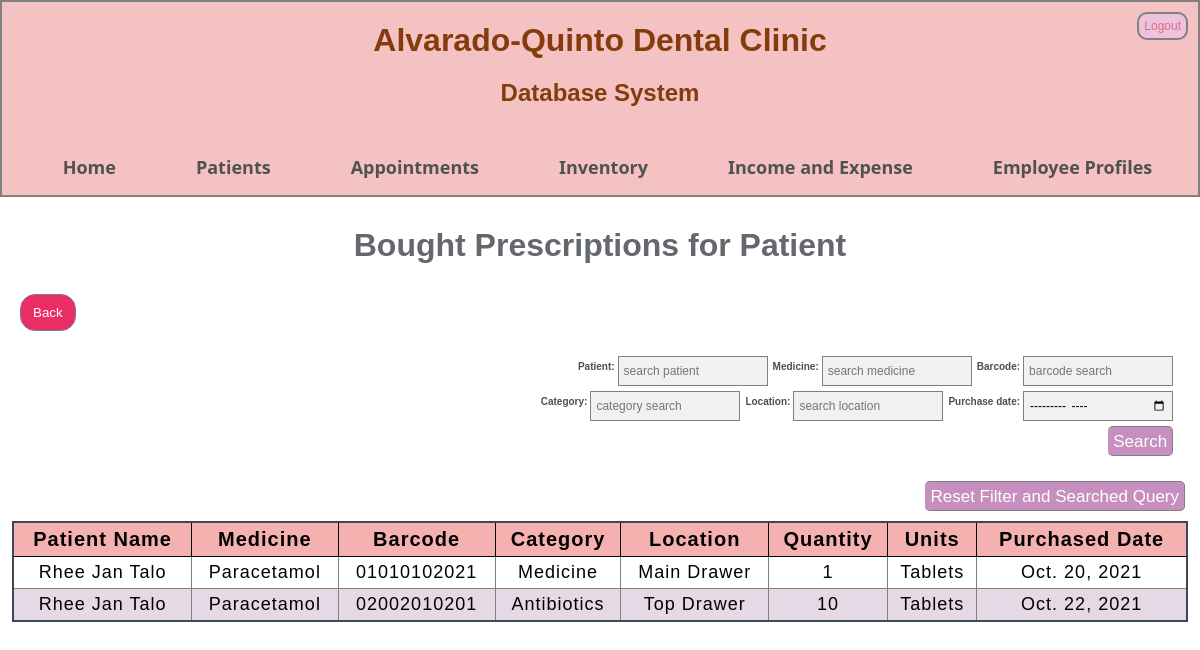
Screenshot of /view_stockout_presc_search with the database file from the repository.
### profiling/models.py (models this page shows, shortened)
class prescription_purchase(models.Model):
    patient_id = models.ForeignKey(profile, default = 1, on_delete = models.CASCADE)
    item_id = models.ForeignKey(item_inventory, default = 1, on_delete = models.CASCADE)
    quantity = models.IntegerField(default = 1) #put minimum and maximum ani tas i-base sa pila ang nasa inventory ##CHECK LATER
    units = models.CharField(max_length=200)
    total_amount = models.DecimalField(max_digits=10, decimal_places=2, default = 0)
    payment_method = models.CharField(max_length=200, default = 'None')
    purchase_date = models.DateField(auto_now=False, auto_now_add =False)

class profile(models.Model):
         fullname = models.CharField(max_length = 200, null = False)
         profile_type = models.CharField(max_length = 200, null = False)
         contact_number = models.CharField(max_length = 13, validators=[MinLengthValidator(13)]) ##change to phone   ##put +63 format PhoneField(blank=False, help_text='Contact phone number')   ## ask how to validate this
         profile_fulladress = models.CharField(max_length = 200, null = False)
         bday = models.DateField(auto_now=False, auto_now_add =False) #CHANGE TO DATE {Y M D} FORMAT
         gender = models.CharField(max_length = 200, null = False)
         ecp_fullname = models.CharField(max_length = 200, null = False)
         ecp_contactnum = models.CharField(max_length = 13, validators=[MinLengthValidator(13)])#change to phone
         ecp_relationship = models.CharField(max_length = 200, null = False)
         ecp_fulladress = models.CharField(max_length = 200, null = False)
         added = models.DateField(auto_now=False, auto_now_add =True, null = False) #wala ni sa forms #TARUNGON PANI PAG INPUT HEHE
         update = models.DateField(auto_now=True, auto_now_add =False, null = False) #wala ni sa forms #TARUNGON PANI PAG INPUT HEHE

class item_inventory(models.Model):
    barcode = models.CharField(max_length = 100, default = "00000000")
    itemname = models.CharField(max_length = 200)
    itemcategory = models.CharField(max_length = 200)
    location = models.CharField(max_length = 200)
    item_fee = models.DecimalField(max_digits = 10, decimal_places = 2, default = 0)
    quantity = models.IntegerField(default = 0)
    units = models.CharField(max_length = 200)
    expiry_date = models.DateField(auto_now=False, auto_now_add =False, null = True, blank = True)
    expiry_status = models.CharField(max_length = 200, default = 'Good for usage')

### profiling/views.py (the view)
# urls.py: path('view_stockout_presc_search' , prof_views.view_stockout_presc_search, name='view_stockout_presc_search'),
def view_stockout_presc_search(request):
    prescription_data = prescription_purchase.objects.all()
    if request.method == 'POST':
        form = searchForm(request.POST or None)
        if form.is_valid():
            name = form.cleaned_data['name']
            date = form.cleaned_data['date']
            med = form.cleaned_data['med']
            code = form.cleaned_data['code']
            loc = form.cleaned_data['loc']
            cat = form.cleaned_data['cat']
            if date == "" and med =="" and name =="" and code =="" and loc =="" and cat =="":
                return redirect('view_stockout_presc')
            else:
                context = get_context(name, date, med, code,loc,cat)
                return render(request, 'view_stockout_presc_search.html', context)
        else:
            context = {'prescription_data' : prescription_data}
            return render(request, 'view_stockout_presc_search.html', context)
    else:
        context = {'prescription_data' : prescription_data}
        return render(request, 'view_stockout_presc_search.html', context)

### templates/view_stockout_presc_search.html (shortened to what this page needs)
{% extends 'base.html' %} {% block content %}
<h1 class="page_header">Bought Prescriptions for Patient</h1>
<div class="patient_add_form">
  <a href="{% url 'stock_out_option' %}"
    ><button class="back_button" type="submit">Back</button></a
  >
</div>
<form class="search_form" method = POST action ="{% url 'view_stockout_presc_search' %}">
    <div class="search_con">
      <p><label>Barcode:</label><input type='search' placeholder='barcode search 'name = 'code' aria-label ='search'></p>
      <p><label>Medicine: </label><input type='search' placeholder="search medicine" name = 'med' aria-label ='search'></p>
      <p><label>Patient: </label><input type='search' placeholder="search patient" name = 'name' aria-label ='search'></p>
    </div>
    <div class="search_con">
        <p><label>Purchase date: </label><input type='month' name = 'date' aria-label ='search'>
        <p><label>Location: </label><input type='search' placeholder="search location" name = 'loc' aria-label ='search'></p>
        <p><label>Category:</label><input type='search' placeholder='category search 'name = 'cat' aria-label ='search'></p>
    </div>
    <div class="search_con">
      <button type='submit'>Search</button>
    </div>
  </form>
<div class="some_space"></div>
<p class="search_form search_con">
  <a href="{% url 'view_stockout_presc' %}"
    ><button type="submit">Reset Filter and Searched Query</button></a
  >
</p>
{% if prescription_data %}
<table class="table_form">
  <thead>
    <tr class="tr_form">
      <th class="th_form">Patient Name</th>
      <th class="th_form">Medicine</th>
      <th class="th_form">Barcode</th>
      <th class="th_form">Category</th>
      <th class="th_form">Location</th>
      <th class="th_form">Quantity</th>
      <th class="th_form">Units</th>
      <th class="th_form">Purchased Date</th>
    </tr>
  </thead>
  <tbody>
    {% for things in prescription_data %}
    <tr class="tr_form">
      <td class="td_form" data-label="Patient Name">
        {{ things.patient_id.fullname|title }}
      </td>
      <td class="td_form" data-label="Medicine">
        {{ things.item_id.itemname|title }}
      </td>
      <td class="td_form" data-label="Barcode">{{ things.item_id.barcode }}</td>
      <td class="td_form" data-label="Category">
        {{ things.item_id.itemcategory }}
      </td>
      <td class="td_form" data-label="Location">
        {{ things.item_id.location|title }}
      </td>
      <td class="td_form" data-label="Quantity">{{ things.quantity }}</td>
      <td class="td_form" data-label="Units">{{ things.units|title }}</td>
      <td class="td_form" data-label="Purchased Date">
        {{ things.purchase_date }}
      </td>
    </tr>
    {% endfor %}
  </tbody>
</table>
{% else %}
<p class="messages">Search not found</p>
{% endif %} {% endblock %}

### static/css/styles.css (style rules this page uses)
* { margin: 0; padding: 0; font-family: sans-serif; box-sizing: border-box; }
a, a:visited { text-decoration: none; }
.page_header { color: #64686e; text-align: center; margin: 5px auto 10px auto; padding-top: 25px; }
.search_con label { font-size: 32px; color: red; }
.patient_add_form { border-radius: 5px; background-color: white; padding: 20px; position: relative; }
.some_space { width: 100%; height: 20px; }
.search_con { margin: 0px auto; width: 98%; justify-content: space-between; height: 35px; padding: 5px; }
.search_form { margin-right: 10px; justify-content: space-around; }
.search_form p { float: right; }
.search_form label { color: #4b4f57; margin-right: 3px; margin-left: 5px; padding-top: 10px; font-weight: bold; font-size: 10px; }
.search_form input[type="search"], input[type="month"] { float: right; padding: 5px; font-size: 12px; border: 1px solid grey; background: #f1f1f1; height: 30px; width: 150px; }
.search_form button[type="submit"] { font-size: 10px; padding: 5px; background: #c78fbf; color: white; font-size: 17px; border: 1px solid grey; border-left: none; cursor: pointer; float: right; border-radius: 0; height: 30px; margin-left: 5px; margin-bottom: 5px; border-radius: 5px; }
button { padding: 10px 12px; cursor: pointer; border: 1px solid grey; border-radius: 15px; }
.back_button { background-color: #eb2d66; color: white; }
.table_form { width: 98%; margin: 10px auto 20px auto; border-collapse: collapse; border: 2px solid #3f4754; letter-spacing: 1px; }
.th_form, .th_form2 { background-color: #f5b0b0; padding: 5px; font-weight: bold; font-size: 20px; border: 1px solid black; }
.td_form, .td_form2 { text-align: center; padding: 5px; font-size: 18px; border: 1px solid grey; }
.tr_form, .tr_form2 { background-color: white; }
.tr_form:nth-child(even), .tr_form2:nth-child(even) { background-color: #e6d8e4; }
a { color: #17a2b8; }

### rows the page displays
prescription_purchase: patient_id.fullname "Rhee Jan Talo", item_id.itemname "Paracetamol", item_id.barcode "01010102021", item_id.itemcategory "Medicine", item_id.location "Main Drawer", quantity "1", units "Tablets", purchase_date "Oct. 20, 2021"
prescription_purchase: patient_id.fullname "Rhee Jan Talo", item_id.itemname "Paracetamol", item_id.barcode "02002010201", item_id.itemcategory "Antibiotics", item_id.location "Top Drawer", quantity "10", units "Tablets", purchase_date "Oct. 22, 2021"
